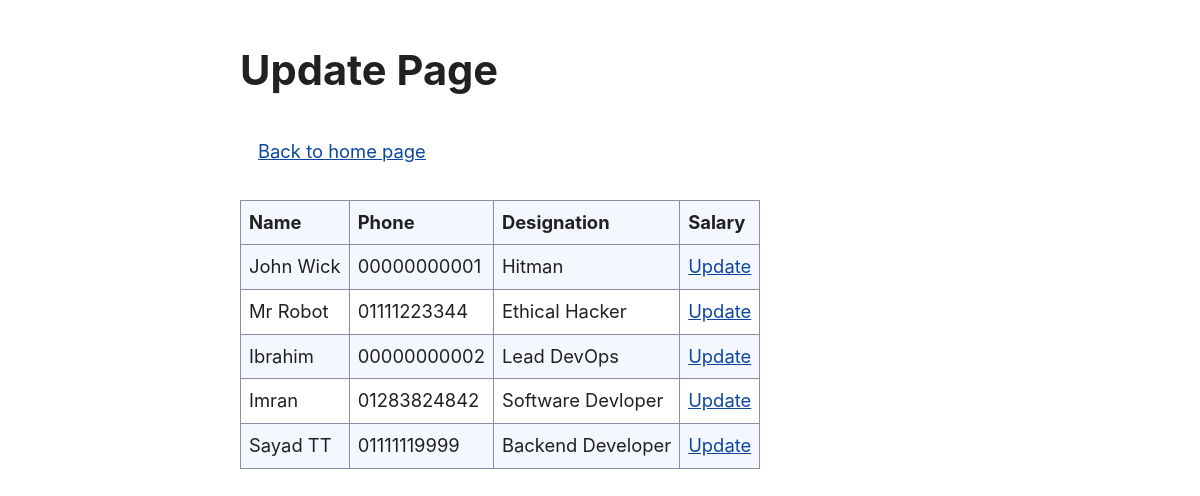
The app's page /employee/update/ (signed in) with its own data.
### employee/models.py (models this page shows)
class Employee(models.Model):
    name = models.CharField(max_length=255)
    address = models.TextField()
    phone = models.CharField(max_length=15,unique=True)
    salary = models.PositiveIntegerField()
    designation = models.CharField(max_length=255)
    description = models.TextField()

### employee/views.py (the view)
# urls.py: path('update/', views.update_employee_list, name='update-employee-list'),
def update_employee_list(request):
    user = str(request.user)
    if user != 'admin':
        request.session['last_page'] = 'update'
        return redirect(authorize_admin)
    employee_list = Employee.objects.all()
    return render(request, 'update_employee.html',  {'employees': employee_list})

### employee/templates/update_employee.html
{% extends 'employee_base.html' %}
{% block content %}
<h2>Update Page</h2>
<nav style="padding: 10px;">
    <div>
        <a style="margin: .5rem;" href="/employee/">Back to home page</a>
    </div>
</nav>
<div>
    <table>
        <tr>
            <th>Name</th>
            <th>Phone</th>
            <th>Designation</th>
            <th>Salary</th>
        </tr>
        {% for employee in employees %}
        <tr>
            <td>{{employee.name}}</td>
            <td>{{employee.phone}}</td>
            <td>{{employee.designation}}</td>
            <td><a href="{% url 'update-employee' employee.id %}">Update</a></td>
        </tr>
        {% endfor %}
    </table>
</div>
{% endblock %}

### employee/static/css/styles.css (style rules this page uses)
:root, ::backdrop { --sans-font: -apple-system, BlinkMacSystemFont, "Avenir Next", Avenir, "Nimbus Sans L", Roboto, "Noto Sans", "Segoe UI", Arial, Helvetica, "Helvetica Neue", sans-serif; --mono-font: Consolas, Menlo, Monaco, "Andale Mono", "Ubuntu Mono", monospace; --standard-border-radius: 5px; --bg: #fff; --accent-bg: #f5f7ff; --text: #212121; --text-light: #585858; --border: #898ea4; --accent: #0d47a1; --accent-hover: #1266e2; --accent-text: var(--bg); --code: #d81b60; --preformatted: #444; --marked: #fd3; --disabled: #efefef; }
html { font-family: var(--sans-font); scroll-behavior: smooth; }
body { color: var(--text); background-color: var(--bg); grid-template-columns: 1fr min(45rem, 90%) 1fr; margin: 0; font-size: 1.15rem; line-height: 1.5; display: grid; }
body > * { grid-column: 2; }
h2 { margin-top: 3rem; font-size: 2.6rem; }
p, h1, h2, h3, h4, h5, h6 { overflow-wrap: break-word; }
h1, h2, h3 { line-height: 1.1; }
a, a:visited { color: var(--accent); }
table { border-collapse: collapse; margin: 1.5rem 0; }
td, th { border: 1px solid var(--border); text-align: start; padding: 0.5rem; }
th { background-color: var(--accent-bg); font-weight: 700; }
tr:nth-child(2n) { background-color: var(--accent-bg); }

### records on screen
Employee: name "John Wick", phone "00000000001", designation "Hitman"
Employee: name "Mr Robot", phone "01111223344", designation "Ethical Hacker"
Employee: name "Ibrahim", phone "00000000002", designation "Lead DevOps"
Employee: name "Imran", phone "01283824842", designation "Software Devloper"
Employee: name "Sayad TT", phone "01111119999", designation "Backend Developer"
